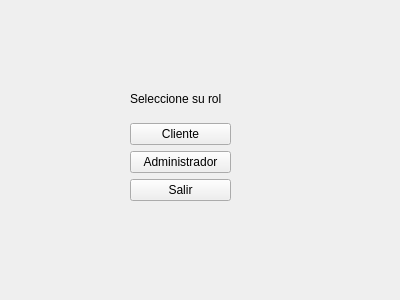
<?xml version="1.0" encoding="UTF-8"?>
<ui version="4.0">
 <class>rolewindow</class>
 <widget class="QWidget" name="rolewindow">
  <property name="geometry">
   <rect>
    <x>0</x>
    <y>0</y>
    <width>400</width>
    <height>300</height>
   </rect>
  </property>
  <property name="windowTitle">
   <string>Form</string>
  </property>
  <widget class="QWidget" name="">
   <property name="geometry">
    <rect>
     <x>130</x>
     <y>80</y>
     <width>101</width>
     <height>121</height>
    </rect>
   </property>
   <layout class="QVBoxLayout" name="verticalLayout">
    <item>
     <widget class="QLabel" name="tittleLabel">
      <property name="text">
       <string>Seleccione su rol</string>
      </property>
     </widget>
    </item>
    <item>
     <widget class="QPushButton" name="clientButton">
      <property name="text">
       <string>Cliente</string>
      </property>
     </widget>
    </item>
    <item>
     <widget class="QPushButton" name="adminButton">
      <property name="text">
       <string>Administrador</string>
      </property>
     </widget>
    </item>
    <item>
     <widget class="QPushButton" name="exitButton">
      <property name="text">
       <string>Salir</string>
      </property>
     </widget>
    </item>
   </layout>
  </widget>
 </widget>
 <resources/>
 <connections/>
</ui>
